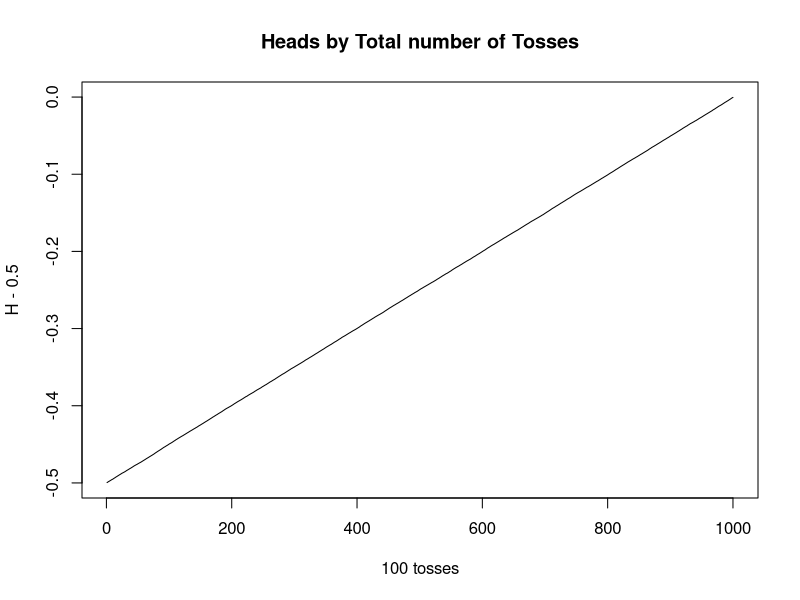
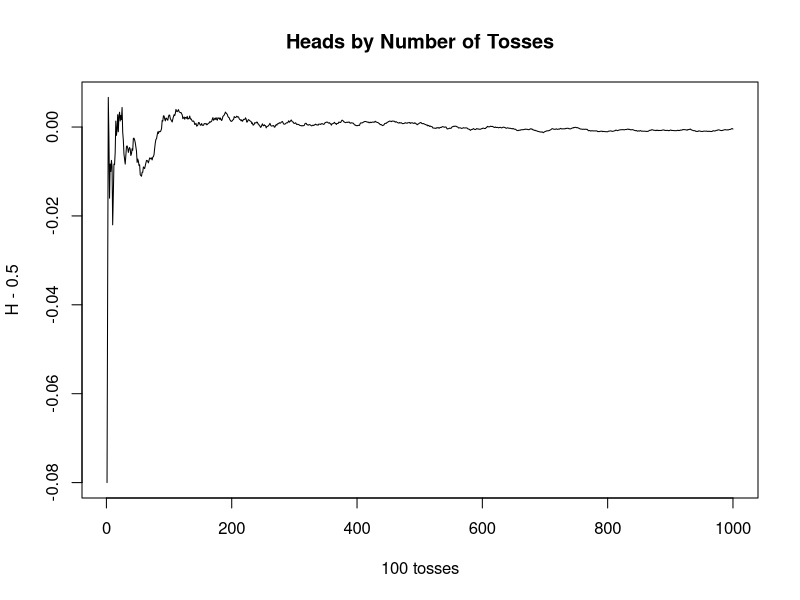
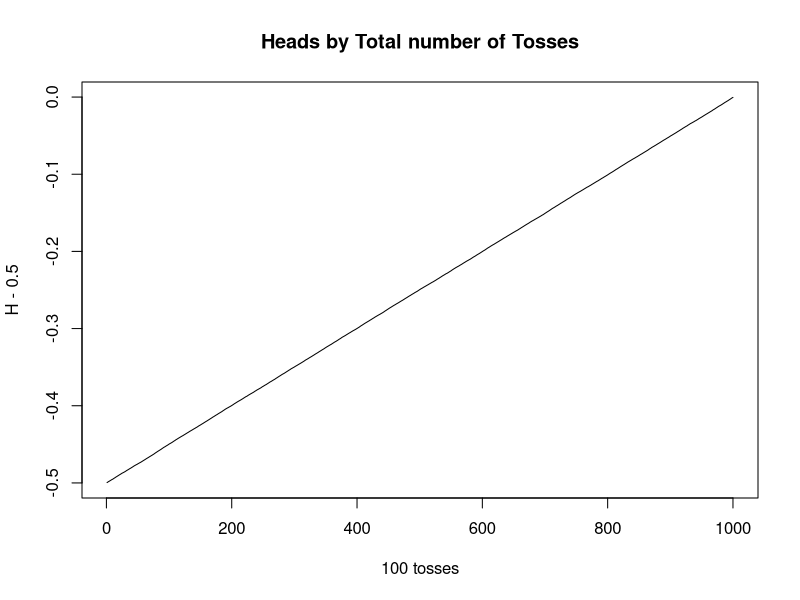
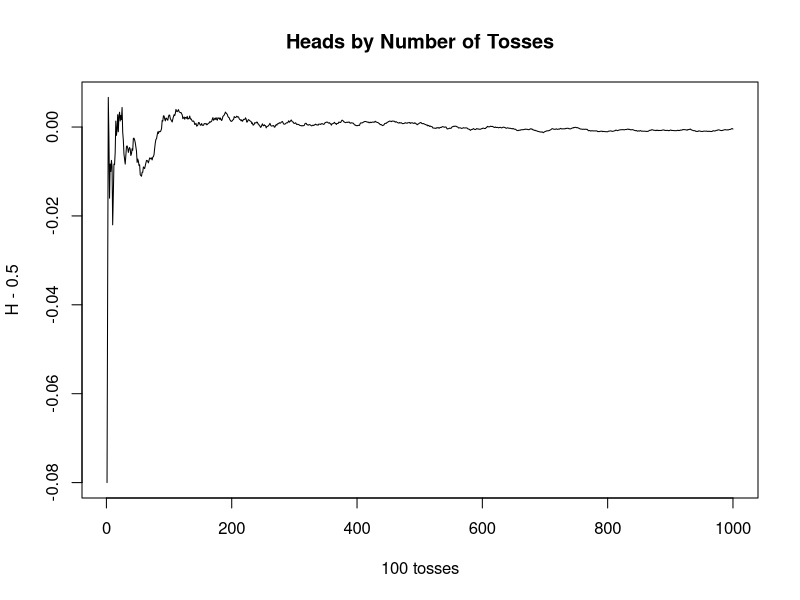

These figures' R source, in order:
# 01.01 - Exercise 1
cointToss <- function(nToss) {
  # 1 symbolizes coin toss 'H'
  tosses = sample(c(0,1), size=nToss, replace = TRUE)
  return(tosses)
}

PropHeads <- function(tosses) {
  propHeads = cumsum(tosses)
  numberOfHundreds = floor(length(tosses)/100)
  retVal = rep(0, numberOfHundreds)
  
  for (k in 1:numberOfHundreds) {
    print(propHeads[100*k]/length(tosses) - 0.5)
    retVal[k] = propHeads[100*k]/length(tosses) - 0.5
  } 
  return(retVal)
} 
PropHeadsByTosses <- function(tosses) {
  propHeads = cumsum(tosses)
  numberOfHundreds = floor(length(tosses)/100)
  retVal = rep(0, numberOfHundreds)
  
  for (k in 1:numberOfHundreds) {
    print(propHeads[100*k]/(100*k) - 0.5)
    retVal[k] = propHeads[100*k]/(100*k) - 0.5
  } 
  return(retVal)
} 

# Simulating 100K tosses
numbeOfTosses = 100*1000
simulatedTosses = cointToss(numbeOfTosses)
t1 = PropHeads(simulatedTosses)
t2 = PropHeadsByTosses(simulatedTosses)

# Generate Plots
plot(1:length(t1), t1, type="l",
     main="Heads by Total number of Tosses",
     xlab="100 tosses", ylab="H - 0.5")

plot(1:length(t2), t2, type="l",
     main="Heads by Number of Tosses",
     xlab="100 tosses", ylab="H - 0.5")


# Save tosses
png(filename="~/GITHUB/CoveredInChocolate.github.io/IntroProb/img/01.01_Ex01_01.png", width = 600, height = 480)
plot(1:length(t1), t1, type="l",
     main="Heads by Total number of Tosses",
     xlab="100 tosses", ylab="H - 0.5")
dev.off()
png(filename="~/GITHUB/CoveredInChocolate.github.io/IntroProb/img/01.01_Ex01_02.png", width = 600, height = 480)
plot(1:length(t2), t2, type="l",
     main="Heads by Number of Tosses",
     xlab="100 tosses", ylab="H - 0.5")
dev.off()



